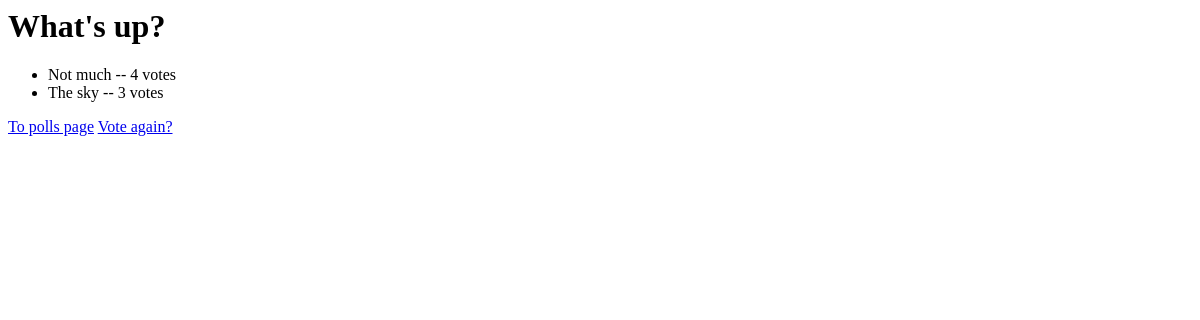
The app's page /polls/1/results/, older data.
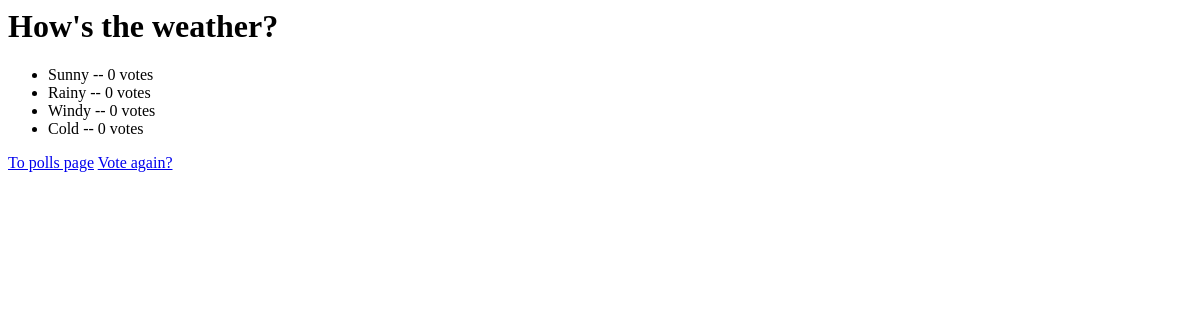
The same page, newer data.
### polls/models.py (models this page shows, shortened)
class Question(models.Model):
    question_text = models.CharField(max_length=200)
    pub_date = models.DateTimeField("date published")

class Choice(models.Model):
    question = models.ForeignKey(Question, on_delete=models.CASCADE)
    choice_text = models.CharField(max_length=200)
    votes = models.IntegerField(default=0)

### polls/views.py (the view)
# urls.py: path("<int:pk>/results/", views.ResultsView.as_view(), name="results"),
class ResultsView(generic.DetailView):
    model = Question
    template_name = "polls/results.html"

### polls/templates/polls/results.html (shortened to what this page needs)
<body></body>
<h1>{{ question.question_text }}</h1>
<ul>
{% for choice in question.choice_set.all %}
    <li>{{ choice.choice_text }} -- {{ choice.votes }} vote{{ choice.votes|pluralize }}</li>
{% endfor %}
</ul>
<a href="{% url 'polls:index' %}">To polls page</a>
<a href="{% url 'polls:detail' question.id %}">Vote again?</a>

Row changes from the older to the newer data that the page shows:
changed Question: question_text "What's up?" → "How's the weather?"
changed Choice: choice_text "Not much" → "Sunny"; votes "4" → "0"
changed Choice: choice_text "The sky" → "Rainy"; votes "3" → "0"
added Choice: choice_text "Windy", votes "0"
added Choice: choice_text "Cold", votes "0"
